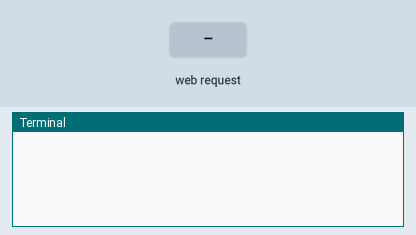
This program was run on a simulated Raspberry Pi (BCM pin numbers). On the bench: the last lines printed to the terminal. Inputs (shaded band) come from the test bench. The camera gives no picture and a still takes 0.5 s; the clock reads 2024-03-15 10:24:30 at power-on unless the program sets it.

Above: at 1.2 s.
1.3 s: HTTP request for / received
At 2.4 s:
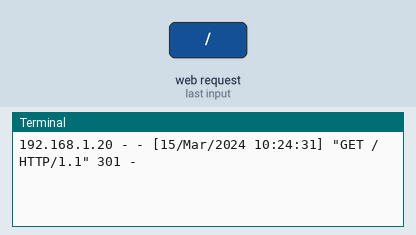
2.8 s: HTTP request for /index.html received
At 3.6 s:
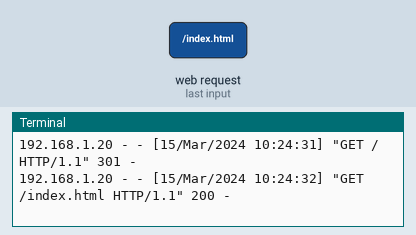
4.3 s: HTTP request for /stream.mjpg received
At 4.7 s:
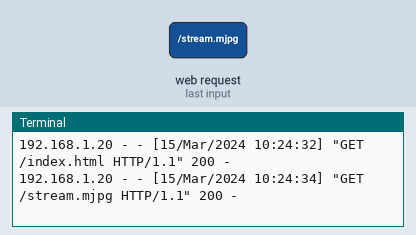

The program:

surveillance.py
```python
# Web streaming example
# Source code from the official PiCamera package
# http://picamera.readthedocs.io/en/latest/recipes2.html#web-streaming

import io
import picamera
import logging
import socketserver
from threading import Condition
from http  import server

PAGE="""\
<html>
<head>
<title>Raspberry Pi - Surveillance Camera</title>
</head>
<body>
<center><h1>Live video streaming</h1></center>
<center><img src="stream.mjpg" width="1240" height="680"></center>
</body>
</html>
"""

class StreamingOutput(object):
    def __init__(self):
        self.frame = None
        self.buffer = io.BytesIO()
        self.condition = Condition()

    def write(self, buf):
        if buf.startswith(b'\xff\xd8'):
            # New frame, copy the existing buffer's content and notify all
            # clients it's available
            self.buffer.truncate()
            with self.condition:
                self.frame = self.buffer.getvalue()
                self.condition.notify_all()
            self.buffer.seek(0)
        return self.buffer.write(buf)

class StreamingHandler(server.SimpleHTTPRequestHandler):
    def do_GET(self):
        if self.path == '/':
            self.send_response(301)
            self.send_header('Location', '/index.html')
            self.end_headers()
        elif self.path == '/index.html':
            content = PAGE.encode('utf-8')
            self.send_response(200)


            self.send_header('Content-Type', 'text/html')
            self.send_header('Content-Length', len(content))
            self.end_headers()
            self.wfile.write(content)
        elif self.path == '/stream.mjpg':
            self.send_response(200)
            self.send_header('Age', 0)
            self.send_header('Cache-Control', 'no-cache, private')
            self.send_header('Pragma', 'no-cache')
            self.send_header('Content-Type', 'multipart/x-mixed-replace; boundary=FRAME')
            self.end_headers()
            try:
                while True:
                    with output.condition:
                        output.condition.wait()
                        frame = output.frame
                    self.wfile.write(b'--FRAME\r\n')
                    self.send_header('Content-Type', 'image/jpeg')
                    self.send_header('Content-Length', len(frame))
                    self.end_headers()
                    self.wfile.write(frame)
                    self.wfile.write(b'\r\n')
            except Exception as e:
                logging.warning(
                    'Removed streaming client %s: %s',
                    self.client_address, str(e))
        else:
            self.send_error(404)
            self.end_headers()

class StreamingServer(socketserver.ThreadingMixIn, server.HTTPServer):
    allow_reuse_address = True
    daemon_threads = True

with picamera.PiCamera(resolution='640x480', framerate=24) as camera:
    output = StreamingOutput()
    #Uncomment the next line to change your Pi's Camera rotation (in degrees)
    camera.rotation = 90
    camera.start_recording(output, format='mjpeg')
    try:
        address = ('',8080)
        server = StreamingServer(address, StreamingHandler)
        server.serve_forever()
    finally:
        camera.stop_recording()
```

Measured:
- after the input at 1.3 s, the terminal: prints a new line at once (image 1)
- after the input at 2.8 s, the terminal: prints a new line at once (image 2)
- after the input at 4.3 s, the terminal: prints a new line at once (image 3)
